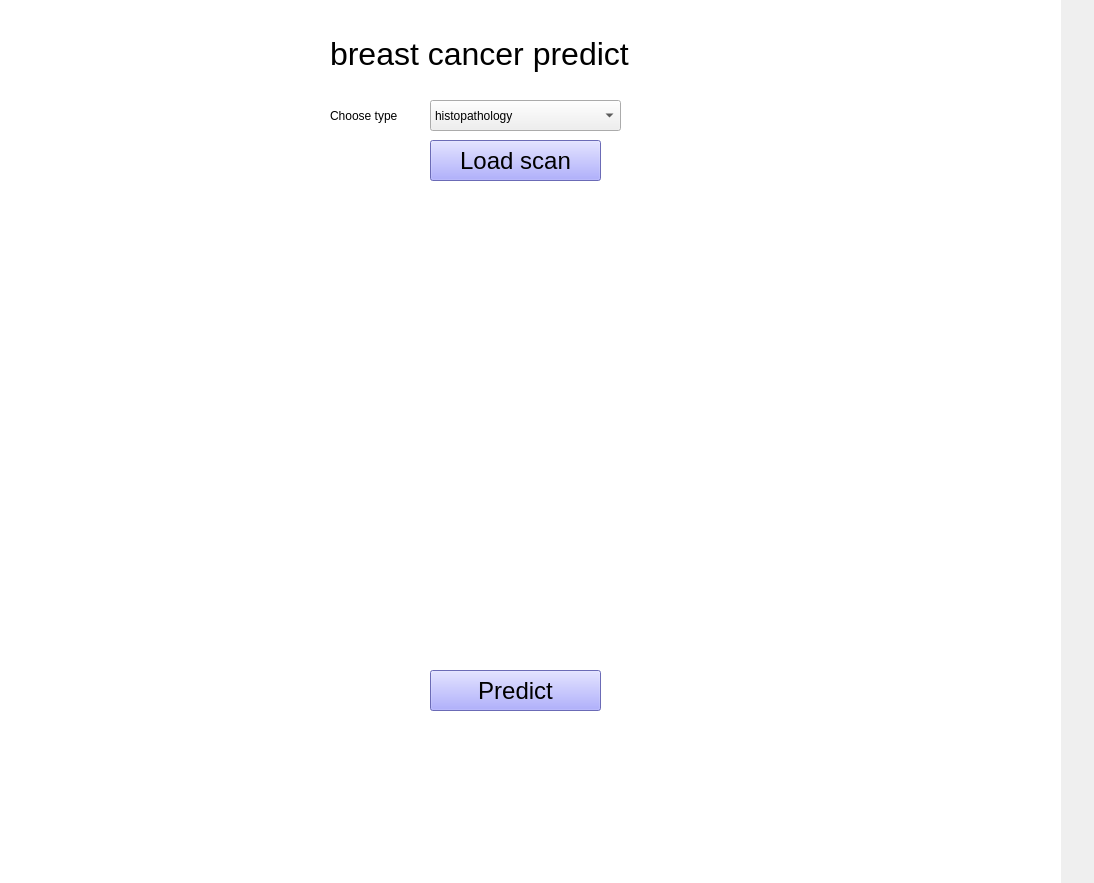
<?xml version="1.0" encoding="UTF-8"?>
<ui version="4.0">
 <class>MainWindow</class>
 <widget class="QMainWindow" name="MainWindow">
  <property name="geometry">
   <rect>
    <x>0</x>
    <y>0</y>
    <width>1094</width>
    <height>883</height>
   </rect>
  </property>
  <property name="windowTitle">
   <string notr="true">Breast cancer prediction</string>
  </property>
  <property name="windowIcon">
   <iconset>
    <normaloff>icon.jpg</normaloff>
    <normalon>icon.jpg</normalon>icon.jpg</iconset>
  </property>
  <property name="accessibleName">
   <string/>
  </property>
  <property name="styleSheet">
   <string notr="true"/>
  </property>
  <widget class="QWidget" name="centralwidget">
   <property name="contextMenuPolicy">
    <enum>Qt::NoContextMenu</enum>
   </property>
   <property name="styleSheet">
    <string notr="true"/>
   </property>
   <widget class="QPushButton" name="ButtonLoadImage">
    <property name="geometry">
     <rect>
      <x>430</x>
      <y>140</y>
      <width>171</width>
      <height>41</height>
     </rect>
    </property>
    <property name="sizePolicy">
     <sizepolicy hsizetype="Preferred" vsizetype="Preferred">
      <horstretch>1</horstretch>
      <verstretch>0</verstretch>
     </sizepolicy>
    </property>
    <property name="font">
     <font>
      <pointsize>18</pointsize>
     </font>
    </property>
    <property name="styleSheet">
     <string notr="true">
background-color: rgb(150, 150, 255);
</string>
    </property>
    <property name="text">
     <string>Load scan</string>
    </property>
   </widget>
   <widget class="QPushButton" name="ButtonPredict">
    <property name="geometry">
     <rect>
      <x>430</x>
      <y>670</y>
      <width>171</width>
      <height>41</height>
     </rect>
    </property>
    <property name="sizePolicy">
     <sizepolicy hsizetype="Preferred" vsizetype="Preferred">
      <horstretch>0</horstretch>
      <verstretch>0</verstretch>
     </sizepolicy>
    </property>
    <property name="font">
     <font>
      <pointsize>18</pointsize>
     </font>
    </property>
    <property name="styleSheet">
     <string notr="true">background-color: rgb(150, 150, 255);</string>
    </property>
    <property name="text">
     <string>Predict</string>
    </property>
   </widget>
   <widget class="QLabel" name="LabelAnswer">
    <property name="geometry">
     <rect>
      <x>35</x>
      <y>726</y>
      <width>1000</width>
      <height>55</height>
     </rect>
    </property>
    <property name="sizePolicy">
     <sizepolicy hsizetype="Preferred" vsizetype="Preferred">
      <horstretch>0</horstretch>
      <verstretch>0</verstretch>
     </sizepolicy>
    </property>
    <property name="font">
     <font>
      <pointsize>18</pointsize>
     </font>
    </property>
    <property name="layoutDirection">
     <enum>Qt::LeftToRight</enum>
    </property>
    <property name="text">
     <string/>
    </property>
    <property name="alignment">
     <set>Qt::AlignLeading|Qt::AlignLeft|Qt::AlignVCenter</set>
    </property>
   </widget>
   <widget class="QLabel" name="label_photo">
    <property name="geometry">
     <rect>
      <x>15</x>
      <y>200</y>
      <width>945</width>
      <height>441</height>
     </rect>
    </property>
    <property name="sizePolicy">
     <sizepolicy hsizetype="Preferred" vsizetype="Preferred">
      <horstretch>0</horstretch>
      <verstretch>0</verstretch>
     </sizepolicy>
    </property>
    <property name="styleSheet">
     <string notr="true">background-color: rgb(255, 255, 255);</string>
    </property>
    <property name="text">
     <string/>
    </property>
    <property name="scaledContents">
     <bool>true</bool>
    </property>
    <property name="alignment">
     <set>Qt::AlignCenter</set>
    </property>
   </widget>
   <widget class="QLabel" name="label_back">
    <property name="geometry">
     <rect>
      <x>0</x>
      <y>0</y>
      <width>1061</width>
      <height>1151</height>
     </rect>
    </property>
    <property name="sizePolicy">
     <sizepolicy hsizetype="Preferred" vsizetype="Preferred">
      <horstretch>0</horstretch>
      <verstretch>0</verstretch>
     </sizepolicy>
    </property>
    <property name="styleSheet">
     <string notr="true">background-color: rgb(255, 255, 255);</string>
    </property>
    <property name="text">
     <string/>
    </property>
   </widget>
   <widget class="QLabel" name="LabelTitle">
    <property name="geometry">
     <rect>
      <x>330</x>
      <y>30</y>
      <width>521</width>
      <height>48</height>
     </rect>
    </property>
    <property name="sizePolicy">
     <sizepolicy hsizetype="Preferred" vsizetype="Preferred">
      <horstretch>0</horstretch>
      <verstretch>0</verstretch>
     </sizepolicy>
    </property>
    <property name="font">
     <font>
      <pointsize>24</pointsize>
     </font>
    </property>
    <property name="styleSheet">
     <string notr="true"/>
    </property>
    <property name="text">
     <string>breast cancer predict</string>
    </property>
   </widget>
   <widget class="QComboBox" name="comboBox">
    <property name="geometry">
     <rect>
      <x>430</x>
      <y>100</y>
      <width>191</width>
      <height>31</height>
     </rect>
    </property>
    <item>
     <property name="text">
      <string>histopathology</string>
     </property>
    </item>
   </widget>
   <widget class="QLabel" name="label_choose_type">
    <property name="geometry">
     <rect>
      <x>330</x>
      <y>100</y>
      <width>121</width>
      <height>31</height>
     </rect>
    </property>
    <property name="text">
     <string>Choose type</string>
    </property>
   </widget>
   <widget class="QLabel" name="LabelAnswer2">
    <property name="geometry">
     <rect>
      <x>35</x>
      <y>800</y>
      <width>1000</width>
      <height>45</height>
     </rect>
    </property>
    <property name="font">
     <font>
      <pointsize>18</pointsize>
     </font>
    </property>
    <property name="text">
     <string/>
    </property>
   </widget>
   <zorder>label_back</zorder>
   <zorder>ButtonLoadImage</zorder>
   <zorder>ButtonPredict</zorder>
   <zorder>LabelAnswer</zorder>
   <zorder>label_photo</zorder>
   <zorder>LabelTitle</zorder>
   <zorder>comboBox</zorder>
   <zorder>label_choose_type</zorder>
   <zorder>LabelAnswer2</zorder>
  </widget>
 </widget>
 <resources/>
 <connections/>
</ui>
